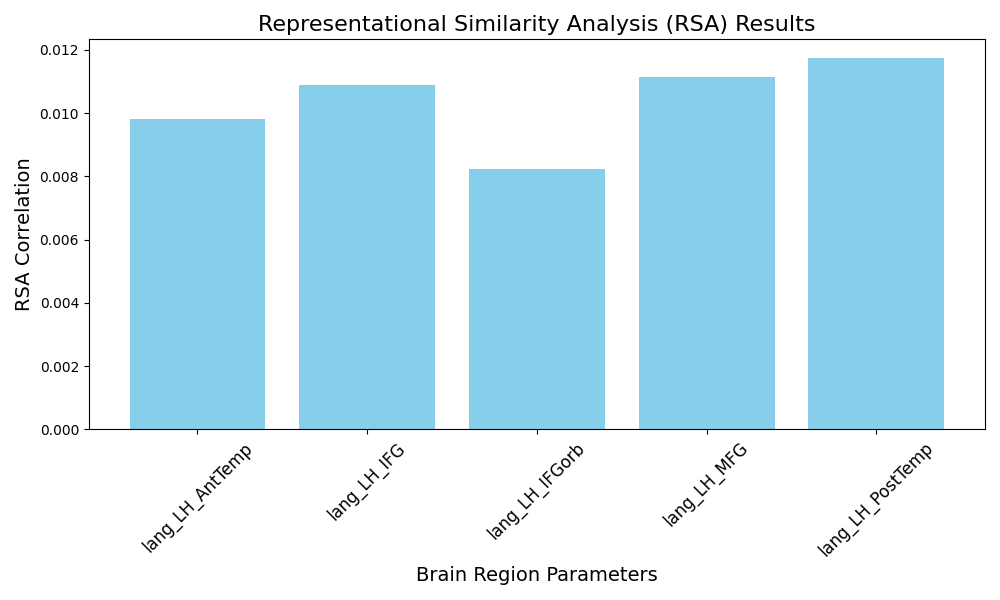

The Python source for this figure:
import pandas as pd
import numpy as np
from llm2vec import LLM2Vec
from sklearn.metrics.pairwise import cosine_similarity
import seaborn as sns
import matplotlib.pyplot as plt
from transformers import AutoModel, AutoTokenizer
import torch

# Representational Similarity Analysis

data_path = "bold_response_LH.csv"
pred_path = "predictions.csv"
data = pd.read_csv(data_path)
pred = pd.read_csv(pred_path)
params = ['lang_LH_AntTemp', 'lang_LH_IFG', 'lang_LH_IFGorb', 'lang_LH_MFG', 'lang_LH_PostTemp']


def get_encoded_sentences():
    device = torch.device("cuda" if torch.cuda.is_available() else "cpu")
    model_name = "microsoft/deberta-v3-base"  # Folosim BERT base uncased
    tokenizer = AutoTokenizer.from_pretrained(model_name)
    model = AutoModel.from_pretrained(model_name)
    tokenizer.padding_side = "left"

    if tokenizer.pad_token is None:
        tokenizer.pad_token = tokenizer.eos_token

    llm2vec = LLM2Vec(model=model, tokenizer=tokenizer, pooling_mode="mean")
    return llm2vec.encode(data['sentence'].to_list(), convert_to_numpy=True, device=device)


sentence_similarity = cosine_similarity(get_encoded_sentences())
brain_similarity = {}

for column in params:
    brain_values = data[column].values.reshape(-1, 1)
    brain_similarity[column] = cosine_similarity(brain_values)

rsa_results = {}
for column in params:
    sentence_sim_flat = sentence_similarity.flatten()
    brain_sim_flat = brain_similarity[column].flatten()

    rsa_correlation = np.corrcoef(sentence_sim_flat, brain_sim_flat)[0, 1]
    rsa_results[column] = rsa_correlation

print("Representational Similarity Analysis (RSA) Results:")
for column, rsa_corr in rsa_results.items():
    print(f"  {column}: {rsa_corr:.4f}")

plt.figure(figsize=(10, 6))
plt.bar(list(rsa_results.keys()), list(rsa_results.values()), color='skyblue')
plt.xlabel('Brain Region Parameters', fontsize=14)
plt.ylabel('RSA Correlation', fontsize=14)
plt.title('Representational Similarity Analysis (RSA) Results', fontsize=16)
plt.xticks(rotation=45, fontsize=12)
plt.tight_layout()
plt.show()
